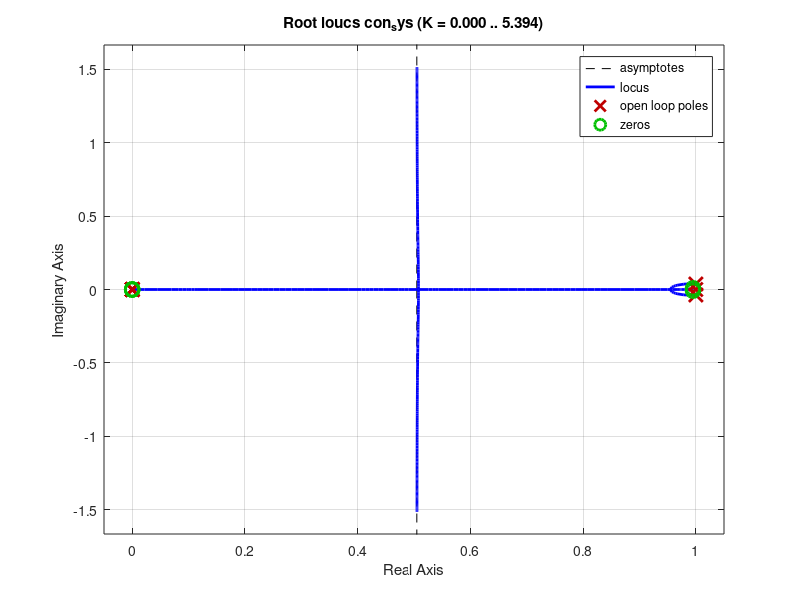

This figure's MATLAB source: (Note: this script raises an error after producing the figure.)
close all

% Parameters
Ts = 0.01;
a = 46.79015073;
b = -13.83523877;
%a = 37.5;
%b=-9.78;
Beta = 0.04;
N = 50;

z = zpk('z',Ts);

% Transfer Function
TransferFunction = (Ts^2*a*z^(-2))/(1 - 2*z^(-1) + (1-b*Ts^2)*z^(-2));
% Transfer Function with Friction
TransferFunction_Friction = (Ts^2*a*z^(-2))/(1 +(Beta*Ts - 2)*z^(-1) + (1 - (Beta + b*Ts)*Ts)*z^(-2));

% Control Model
IIR = ((N*Ts)/(1-(1-N*Ts)*z^(-1))); % Filter
Kd_Kp = 1;   % Kd/Kp
Ki_Kp = 1; % Ki/Kp
PID = 1 + Kd_Kp*(1-z^(-1))/Ts + Ki_Kp*Ts*z^(-1)/(1-z^(-1));  % Proportional-Integral-Derivative Controller
PID_IIR = 1 + (Kd_Kp*(1-z^(-1))/Ts)*IIR + Ki_Kp*Ts*z^(-1)/(1-z^(-1)); % PID with IIR

con_sys = PID * TransferFunction; 

% sweep Kp from 0 to inf
rlocus(con_sys);

rltool(TransferFunction, PID);
